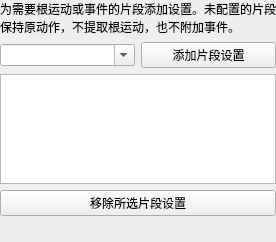
<?xml version="1.0" encoding="UTF-8"?>
<ui version="4.0">
 <class>ModelAnimationSettingsEditorForm</class>
 <widget class="QWidget" name="ModelAnimationSettingsEditorForm">
  <layout class="QVBoxLayout" name="mainLayout">
   <property name="leftMargin"><number>0</number></property><property name="topMargin"><number>0</number></property><property name="rightMargin"><number>0</number></property><property name="bottomMargin"><number>0</number></property>
   <item><widget class="QLabel" name="clipOptionsHelpLabel"><property name="text"><string>为需要根运动或事件的片段添加设置。未配置的片段保持原动作，不提取根运动，也不附加事件。</string></property><property name="wordWrap"><bool>true</bool></property></widget></item>
   <item><layout class="QHBoxLayout" name="addClipLayout">
    <item><widget class="QComboBox" name="sourceClipCombo"><property name="editable"><bool>true</bool></property><property name="insertPolicy"><enum>QComboBox::NoInsert</enum></property><property name="toolTip"><string>源动画片段名称。导入尚未完成时可手动填写。</string></property></widget></item>
    <item><widget class="QPushButton" name="addClipOptionsButton"><property name="text"><string>添加片段设置</string></property></widget></item>
   </layout></item>
   <item><widget class="QListWidget" name="configuredClipsList"><property name="maximumSize"><size><width>16777215</width><height>110</height></size></property><property name="selectionMode"><enum>QAbstractItemView::SingleSelection</enum></property></widget></item>
   <item><widget class="QPushButton" name="removeClipOptionsButton"><property name="text"><string>移除所选片段设置</string></property></widget></item>
   <item><widget class="AnimationClipOptionsEditor" name="clipOptionsEditor"/></item>
   <item><widget class="QLabel" name="modelOptionsErrorLabel"><property name="text"><string/></property><property name="wordWrap"><bool>true</bool></property><property name="styleSheet"><string notr="true">color: #ffb3b3;</string></property></widget></item>
  </layout>
 </widget>
 <customwidgets><customwidget><class>AnimationClipOptionsEditor</class><extends>QWidget</extends><header>AnimationClipOptionsEditor.h</header><container>0</container></customwidget></customwidgets>
 <resources/><connections/>
</ui>
